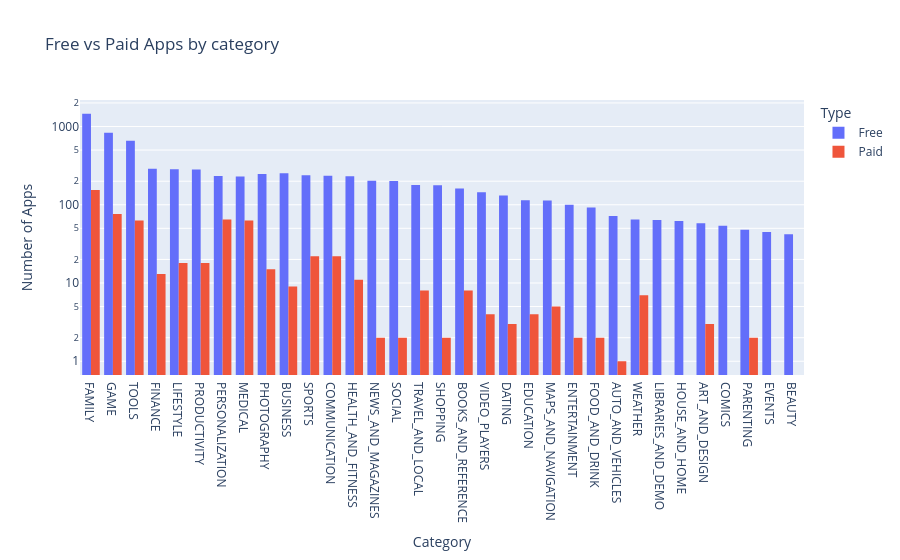

The notebook cell saved with this chart:
### Markdown cell above
**Challenge**: Use the plotly express bar [chart examples](https://plotly.com/python/bar-charts/#bar-chart-with-sorted-or-ordered-categories) and the [.bar() API reference](https://plotly.com/python-api-reference/generated/plotly.express.bar.html#plotly.express.bar) to create this bar chart: 

<img src=https://imgur.com/LE0XCxA.png>

You'll want to use the `df_free_vs_paid` DataFrame that you created above that has the total number of free and paid apps per category. 

See if you can figure out how to get the look above by changing the `categoryorder` to 'total descending' as outlined in the documentation here [here](https://plotly.com/python/categorical-axes/#automatically-sorting-categories-by-name-or-total-value).

### Code cell
free_vs_paid_chart = px.histogram(
    df_free_vs_paid,
    x='Category',
    y = 'App',
    title='Free vs Paid Apps by category',
    color='Type',
    barmode='group'

)

free_vs_paid_chart.update_layout(
    xaxis_title = 'Category',
    xaxis = {'categoryorder':'total descending'},
    yaxis_title = 'Number of Apps',
    yaxis = {'type': 'log'}
)

free_vs_paid_chart.show()

### Figure 1 — Plotly figure (JSON) as saved in the notebook; plotly's stock layout.template omitted (floating-point values rounded to 4 significant figures)
{"data": [{"alignmentgroup": "True", "bingroup": "x", "histfunc": "sum", "hovertemplate": "Type=Free<br>Category=%{x}<br>sum of App=%{y}<extra></extra>", "legendgroup": "Free", "marker": {"color": "#636efa", "pattern": {"shape": ""}}, "name": "Free", "offsetgroup": "Free", "orientation": "v", "showlegend": true, "type": "histogram", "x": ["FAMILY", "GAME", "TOOLS", "FINANCE", "LIFESTYLE", "PRODUCTIVITY", "BUSINESS", "PHOTOGRAPHY", "SPORTS", "COMMUNICATION", "PERSONALIZATION", "HEALTH_AND_FITNESS", "MEDICAL", "NEWS_AND_MAGAZINES", "SOCIAL", "TRAVEL_AND_LOCAL", "SHOPPING", "BOOKS_AND_REFERENCE", "VIDEO_PLAYERS", "DATING", "EDUCATION", "MAPS_AND_NAVIGATION", "ENTERTAINMENT", "FOOD_AND_DRINK", "AUTO_AND_VEHICLES", "WEATHER", "LIBRARIES_AND_DEMO", "HOUSE_AND_HOME", "ART_AND_DESIGN", "COMICS", "PARENTING", "EVENTS", "BEAUTY"], "xaxis": "x", "y": [1456, 834, 656, 289, 284, 283, 253, 248, 238, 235, 233, 232, 229, 202, 201, 179, 178, 161, 144, 131, 114, 113, 100, 92, 72, 65, 64, 62, 58, 54, 48, 45, 42], "yaxis": "y"}, {"alignmentgroup": "True", "bingroup": "x", "histfunc": "sum", "hovertemplate": "Type=Paid<br>Category=%{x}<br>sum of App=%{y}<extra></extra>", "legendgroup": "Paid", "marker": {"color": "#EF553B", "pattern": {"shape": ""}}, "name": "Paid", "offsetgroup": "Paid", "orientation": "v", "showlegend": true, "type": "histogram", "x": ["FAMILY", "GAME", "PERSONALIZATION", "TOOLS", "MEDICAL", "COMMUNICATION", "SPORTS", "PRODUCTIVITY", "LIFESTYLE", "PHOTOGRAPHY", "FINANCE", "HEALTH_AND_FITNESS", "BUSINESS", "TRAVEL_AND_LOCAL", "BOOKS_AND_REFERENCE", "WEATHER", "MAPS_AND_NAVIGATION", "VIDEO_PLAYERS", "EDUCATION", "DATING", "ART_AND_DESIGN", "SOCIAL", "SHOPPING", "ENTERTAINMENT", "FOOD_AND_DRINK", "PARENTING", "NEWS_AND_MAGAZINES", "AUTO_AND_VEHICLES"], "xaxis": "x", "y": [154, 76, 65, 63, 63, 22, 22, 18, 18, 15, 13, 11, 9, 8, 8, 7, 5, 4, 4, 3, 3, 2, 2, 2, 2, 2, 2, 1], "yaxis": "y"}], "layout": {"barmode": "group", "legend": {"title": {"text": "Type"}, "tracegroupgap": 0}, "title": {"text": "Free vs Paid Apps by category"}, "xaxis": {"anchor": "y", "categoryorder": "total descending", "domain": [0, 1], "title": {"text": "Category"}}, "yaxis": {"anchor": "x", "domain": [0, 1], "title": {"text": "Number of Apps"}, "type": "log"}}}
